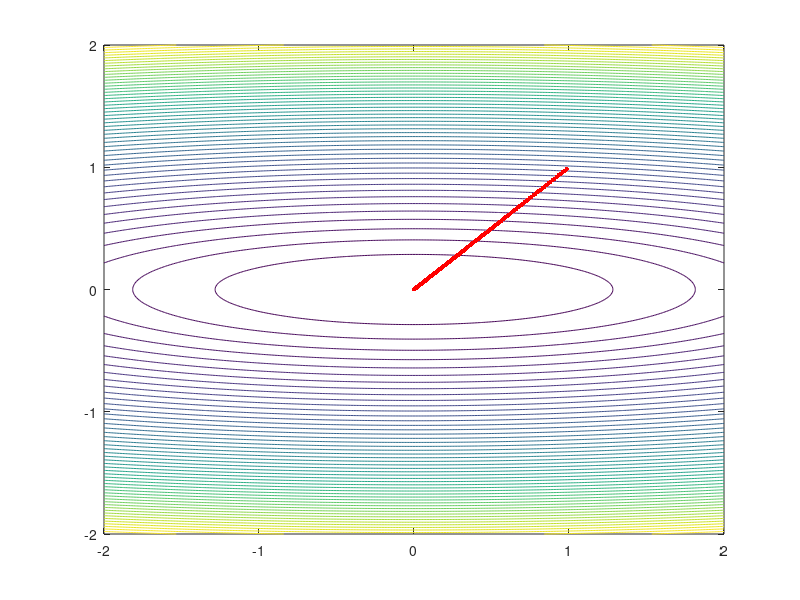

Reproduce this figure in MATLAB.

    % Objective function
    F = @(w) 0.1*w(1)^2 + 2*w(2)^2;
    %F = @(w) 0.1*(w(1)+w(2))^2 + 2*(w(1) - w(2))^2;


    % Gradient of the objective function
    gradF = @(w) [0.2*w(1); 4*w(2)];

    % Initial guess
    w = [1; 1]; % Adjust as needed

    % Adadelta parameters
    alpha = 3;
    rho = 0.95;
    epsilon = 1e-6;
    delta_w = zeros(size(w));
    E_g2 = zeros(size(w));
    E_delta_w2 = zeros(size(w));

    % For plotting
    w1_range = -2:0.01:2;
    w2_range = -2:0.01:2;
    [W1, W2] = meshgrid(w1_range, w2_range);
    F_val = 0.1*W1.^2 + 2*W2.^2;


    figure; contour(W1, W2, F_val, 50); hold on;

    % Optimization loop
    for iter = 1:100000
        % Compute gradient
        g = gradF(w);

        % Update E_g2
        E_g2 = rho * E_g2 + (1 - rho) * g.^2;

        % Compute update
        delta_w = -sqrt((E_delta_w2 + epsilon)./(E_g2 + epsilon)) .* g;

        % Update E_delta_w2
        E_delta_w2 = rho * E_delta_w2 + (1 - rho) * delta_w.^2;

        % Update weights
        w = w + alpha * delta_w;

        % Plotting the trajectory
        plot(w(1), w(2), 'r.', 'MarkerSize', 10);

        % Check convergence (optional)
        if norm(g) < 1e-3
            disp(iter);
            break;
        end
    end
    hold off;

